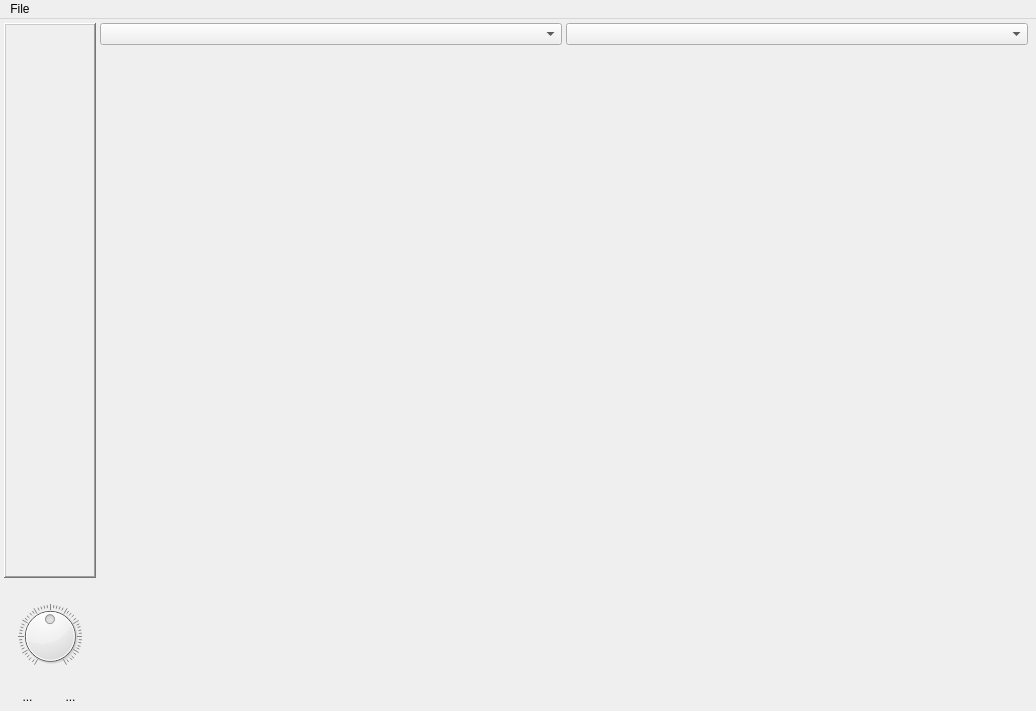
<?xml version="1.0" encoding="UTF-8"?>
<ui version="4.0">
 <class>MainWindow</class>
 <widget class="QMainWindow" name="MainWindow">
  <property name="geometry">
   <rect>
    <x>0</x>
    <y>0</y>
    <width>1036</width>
    <height>711</height>
   </rect>
  </property>
  <property name="windowTitle">
   <string>MainWindow</string>
  </property>
  <widget class="QWidget" name="centralWidget">
   <layout class="QGridLayout" name="gridLayout" columnstretch="0,0,0,0">
    <property name="leftMargin">
     <number>4</number>
    </property>
    <property name="topMargin">
     <number>4</number>
    </property>
    <property name="rightMargin">
     <number>0</number>
    </property>
    <property name="bottomMargin">
     <number>0</number>
    </property>
    <property name="spacing">
     <number>4</number>
    </property>
    <item row="0" column="1">
     <widget class="QComboBox" name="AudioInDriverCombo"/>
    </item>
    <item row="0" column="2">
     <widget class="QComboBox" name="AudioOutDriverCombo"/>
    </item>
    <item row="0" column="0" rowspan="2">
     <widget class="CStereoPeak" name="PeakMeter">
      <property name="sizePolicy">
       <sizepolicy hsizetype="Fixed" vsizetype="Preferred">
        <horstretch>0</horstretch>
        <verstretch>0</verstretch>
       </sizepolicy>
      </property>
      <property name="minimumSize">
       <size>
        <width>92</width>
        <height>0</height>
       </size>
      </property>
      <property name="maximumSize">
       <size>
        <width>92</width>
        <height>16777215</height>
       </size>
      </property>
      <property name="frameShape">
       <enum>QFrame::WinPanel</enum>
      </property>
      <property name="frameShadow">
       <enum>QFrame::Raised</enum>
      </property>
     </widget>
    </item>
    <item row="3" column="0">
     <spacer name="verticalSpacer">
      <property name="orientation">
       <enum>Qt::Vertical</enum>
      </property>
      <property name="sizeType">
       <enum>QSizePolicy::Fixed</enum>
      </property>
      <property name="sizeHint" stdset="0">
       <size>
        <width>1</width>
        <height>4</height>
       </size>
      </property>
     </spacer>
    </item>
    <item row="0" column="3">
     <spacer name="horizontalSpacer">
      <property name="orientation">
       <enum>Qt::Horizontal</enum>
      </property>
      <property name="sizeType">
       <enum>QSizePolicy::Fixed</enum>
      </property>
      <property name="sizeHint" stdset="0">
       <size>
        <width>4</width>
        <height>1</height>
       </size>
      </property>
     </spacer>
    </item>
    <item row="1" column="1" rowspan="3" colspan="3">
     <widget class="CDesktopContainer" name="DesktopContainer" native="true"/>
    </item>
    <item row="2" column="0">
     <widget class="QSynthPanel" name="frame">
      <property name="maximumSize">
       <size>
        <width>92</width>
        <height>125</height>
       </size>
      </property>
      <layout class="QGridLayout" name="gridLayout_2">
       <property name="leftMargin">
        <number>0</number>
       </property>
       <property name="topMargin">
        <number>2</number>
       </property>
       <property name="rightMargin">
        <number>0</number>
       </property>
       <property name="bottomMargin">
        <number>2</number>
       </property>
       <property name="verticalSpacing">
        <number>0</number>
       </property>
       <item row="1" column="1">
        <widget class="QToolButton" name="ToggleRecordButton">
         <property name="styleSheet">
          <string notr="true">background:transparent;border:none;</string>
         </property>
         <property name="text">
          <string>...</string>
         </property>
         <property name="icon">
          <iconset resource="Resources.qrc">
           <normaloff>:/record.png</normaloff>:/record.png</iconset>
         </property>
         <property name="iconSize">
          <size>
           <width>40</width>
           <height>40</height>
          </size>
         </property>
         <property name="checkable">
          <bool>true</bool>
         </property>
        </widget>
       </item>
       <item row="1" column="0">
        <widget class="QToolButton" name="TogglePlayButton">
         <property name="styleSheet">
          <string notr="true">background:transparent;border:none;</string>
         </property>
         <property name="text">
          <string>...</string>
         </property>
         <property name="icon">
          <iconset resource="Resources.qrc">
           <normaloff>:/play.png</normaloff>:/play.png</iconset>
         </property>
         <property name="iconSize">
          <size>
           <width>40</width>
           <height>40</height>
          </size>
         </property>
         <property name="checkable">
          <bool>true</bool>
         </property>
        </widget>
       </item>
       <item row="0" column="0" colspan="2">
        <widget class="QSynthKnob" name="dial">
         <property name="maximum">
          <number>200</number>
         </property>
         <property name="value">
          <number>100</number>
         </property>
         <property name="notchesVisible">
          <bool>true</bool>
         </property>
        </widget>
       </item>
      </layout>
     </widget>
    </item>
   </layout>
  </widget>
  <widget class="QMenuBar" name="menuBar">
   <property name="geometry">
    <rect>
     <x>0</x>
     <y>0</y>
     <width>1036</width>
     <height>22</height>
    </rect>
   </property>
   <widget class="QMenu" name="menuFile">
    <property name="title">
     <string>File</string>
    </property>
    <addaction name="actionNew"/>
    <addaction name="actionOpen"/>
    <addaction name="actionSave"/>
    <addaction name="actionSave_as"/>
   </widget>
   <addaction name="menuFile"/>
  </widget>
  <action name="actionOpen">
   <property name="text">
    <string>Open...</string>
   </property>
   <property name="shortcut">
    <string>Ctrl+O</string>
   </property>
  </action>
  <action name="actionNew">
   <property name="text">
    <string>New</string>
   </property>
   <property name="shortcut">
    <string>Ctrl+N</string>
   </property>
  </action>
  <action name="actionSave">
   <property name="text">
    <string>Save</string>
   </property>
   <property name="shortcut">
    <string>Ctrl+S</string>
   </property>
  </action>
  <action name="actionSave_as">
   <property name="text">
    <string>Save as...</string>
   </property>
   <property name="shortcut">
    <string>Ctrl+Shift+S</string>
   </property>
  </action>
 </widget>
 <layoutdefault spacing="6" margin="11"/>
 <customwidgets>
  <customwidget>
   <class>QSynthPanel</class>
   <extends>QFrame</extends>
   <header>qsynthpanel.h</header>
   <container>1</container>
  </customwidget>
  <customwidget>
   <class>CStereoPeak</class>
   <extends>QFrame</extends>
   <header>cstereopeak.h</header>
   <container>1</container>
  </customwidget>
  <customwidget>
   <class>QSynthKnob</class>
   <extends>QDial</extends>
   <header>qsynthknob.h</header>
  </customwidget>
  <customwidget>
   <class>CDesktopContainer</class>
   <extends>QWidget</extends>
   <header>cdesktopcontainer.h</header>
   <container>1</container>
  </customwidget>
 </customwidgets>
 <resources>
  <include location="Resources.qrc"/>
 </resources>
 <connections/>
</ui>
